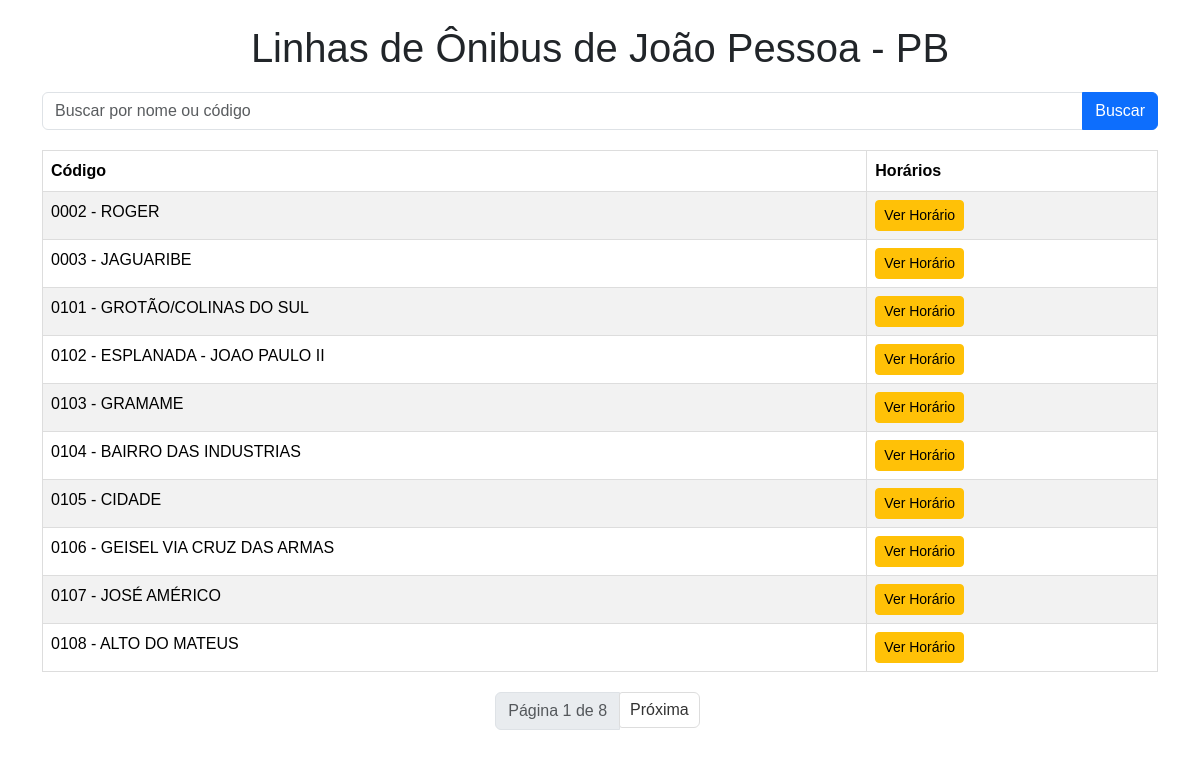
The page / on the database its author committed.
### tables this page shows
CREATE TABLE linhas (
                codigo TEXT PRIMARY KEY,
                itinerario_link TEXT,
                horario_link TEXT,
                nome TEXT,
                horarios TEXT,  -- Armazena os horários como JSON stringificado
                observacao TEXT
            );

### app.py (the view)
@app.route("/", methods=['GET'])
def index():
    busca = request.args.get('busca')
    pagina = request.args.get('pagina', 1, type=int)
    linhas_por_pagina = 10
    conn = get_db_connection()
    cursor = conn.cursor()
    try:
        if busca:
            cursor.execute("SELECT * FROM linhas WHERE nome LIKE ? OR codigo LIKE ?", ('%' + busca + '%', '%' + busca + '%',))
            linhas_totais = len(cursor.fetchall())
            cursor.execute("SELECT * FROM linhas WHERE nome LIKE ? OR codigo LIKE ? LIMIT ? OFFSET ?", ('%' + busca + '%', '%' + busca + '%', linhas_por_pagina, (pagina - 1) * linhas_por_pagina))
        else:
            cursor.execute("SELECT * FROM linhas")
            linhas_totais = len(cursor.fetchall())
            cursor.execute(f"SELECT * FROM linhas LIMIT {linhas_por_pagina} OFFSET {(pagina - 1) * linhas_por_pagina}")
        linhas = cursor.fetchall()
        num_paginas = (linhas_totais + linhas_por_pagina - 1) // linhas_por_pagina
    except sqlite3.Error as e:
        return f"Erro ao acessar o banco de dados: {e}"
    finally:
        conn.close()
    return render_template("index.html", linhas=linhas, busca=busca, pagina=pagina, num_paginas=num_paginas)

### app.py (called while the page is built)
def get_db_connection():
    db_path = os.path.join(os.path.dirname(__file__), DATABASE)
    conn = sqlite3.connect(db_path)
    conn.row_factory = sqlite3.Row
    return conn

### templates/index.html (shortened to what this page needs)
<!DOCTYPE html>
<html>
<head>
    <link href="https://cdn.jsdelivr.net/npm/bootstrap@5.3.2/dist/css/bootstrap.min.css" rel="stylesheet">
    <link rel="stylesheet" href="{{ url_for('static', filename='style.css') }}">
</head>
<body>
    <div class="container mt-4">
        <h1>Linhas de Ônibus de João Pessoa - PB</h1>
        <form method="GET" class="mb-3">
            <div class="input-group">
                <input type="text" name="busca" class="form-control" placeholder="Buscar por nome ou código">
                <button type="submit" class="btn btn-primary">Buscar</button>
            </div>
        </form>
        {% if linhas %}
            <table class="table table-striped table-hover">
                <thead>
                    <tr>
                        <th>Código</th>
                        <th>Horários</th>
                    </tr>
                </thead>
                <tbody>
                    {% for linha in linhas %}
                        <tr>
                            <td>{{ linha['codigo'] }}</td>
                            <td><a href="{{ url_for('detalhes_horario', codigo=linha['codigo']) }}" class="btn btn-sm btn-warning">Ver Horário</a></td>
                        </tr>
                    {% endfor %}
                </tbody>
            </table>
            <nav aria-label="Navegação de página">
                <ul class="pagination justify-content-center">
                    <li class="page-item disabled"><span class="page-link">Página {{ pagina }} de {{ num_paginas }}</span></li>
                    {% if pagina < num_paginas %}
                        <li class="page-item"><a class="page-link" href="{{ url_for('index', busca=busca, pagina=pagina + 1) }}">Próxima</a></li>
                    {% endif %}
                </ul>
            </nav>
        {% else %}
            <p class="text-center">Nenhuma linha encontrada.</p>
        {% endif %}
    </div>
</body>
</html>

### static/style.css (style rules this page uses)
body { font-family: sans-serif; margin: 20px; }
h1 { text-align: center; margin-bottom: 20px; }
table { width: 100%; border-collapse: collapse; margin-top: 20px; }
th, td { border: 1px solid #ddd; padding: 8px; text-align: left; }
th { background-color: #f2f2f2; font-weight: bold; }
a { text-decoration: none; color: #007bff; }
.pagination { margin-top: 20px; text-align: center; }
.pagination a { display: inline-block; padding: 5px 10px; margin: 0 5px; border: 1px solid #ddd; border-radius: 3px; text-decoration: none; color: #333; }

### rows shown on the page
linhas: codigo "0002 - ROGER"
linhas: codigo "0003 - JAGUARIBE"
linhas: codigo "0101 - GROTÃO/COLINAS DO SUL"
linhas: codigo "0102 - ESPLANADA - JOAO PAULO II"
linhas: codigo "0103 - GRAMAME"
linhas: codigo "0104 - BAIRRO DAS INDUSTRIAS"
linhas: codigo "0105 - CIDADE"
linhas: codigo "0106 - GEISEL VIA CRUZ DAS ARMAS"
linhas: codigo "0107 - JOSÉ AMÉRICO"
linhas: codigo "0108 - ALTO DO MATEUS"

### other values the page prints
{{ pagina }} "1"
{{ num_paginas }} "8"
